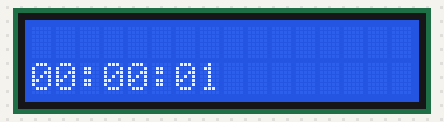
Bench run of a sketch on a simulated Arduino Uno, built with avr-gcc and run on an emulated ATmega328P. Shown: 16×2 character LCD.

Above: at 1.1 s.
At 5.1 s:
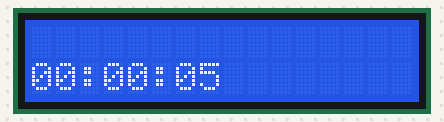
At 10.1 s:
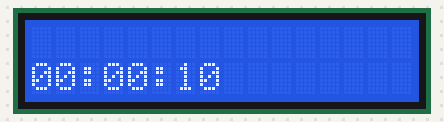
At 20.1 s:
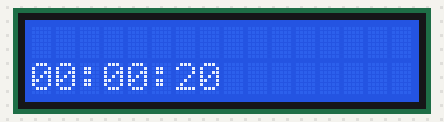
At 29.1 s:
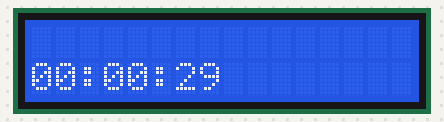
At 39.1 s:
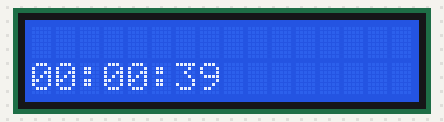

Measured:
- what the display in image 0 shows lasts 1.0 s, from 1.0 s to 2.0 s

The sketch:

lcd_clock_military.ino
```cpp
#include <LiquidCrystal.h>
const int rs = 12, en = 11, d4 = 5, d5 = 4, d6 = 3, d7 = 2;
LiquidCrystal lcd(rs, en, d4, d5, d6, d7);
//insert time
int sec = 0;
int min = 0;
int hour = 0;
unsigned long prevmillis = 0;
void setup() {
//tells arduino lcd is 16 by 2 units
  lcd.begin(16,2);
}
void loop() {
//software based clock, make math calculated to tell time
  unsigned long currentmillis = millis();
  if (currentmillis-prevmillis>=1000){
    prevmillis = currentmillis;
    sec++;
//counts seconds and adds minute at 60
    if (sec == 60){
      sec = 0;
      min++;
//counts minutes and adds hour at 60
    } if (min == 60){
        min = 0;
        hour++;
//counts minute and resets at 24
      }  if (hour == 24){
          hour = 0;
      }
//clock formatting hour:minute:second
    lcd.setCursor(0,1);
    if (hour<10){
      lcd.print("0");
    }
    lcd.print(hour);
    lcd.print(":");
    if (min<10){
      lcd.print("0");
    }
    lcd.print(min);
    lcd.print(":");
    if (sec<10){
      lcd.print("0");
    }
    lcd.print(sec);
  }
}
```
